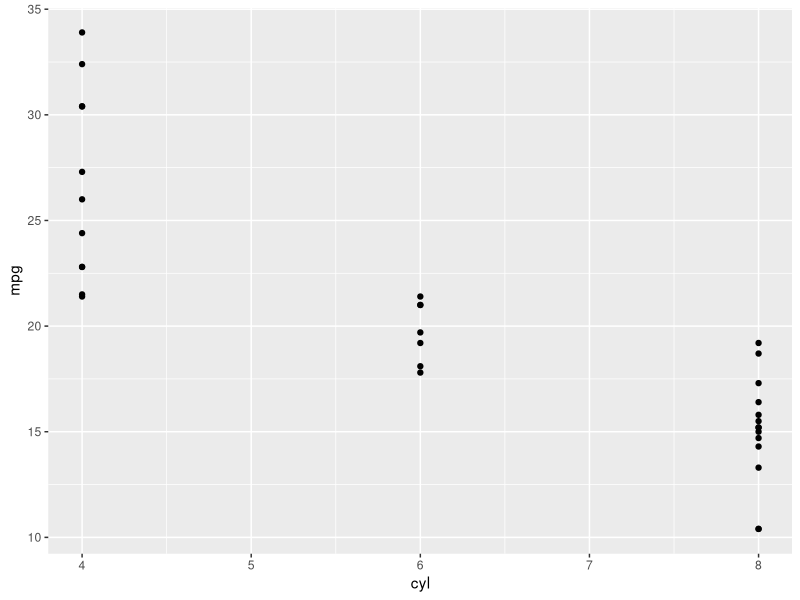
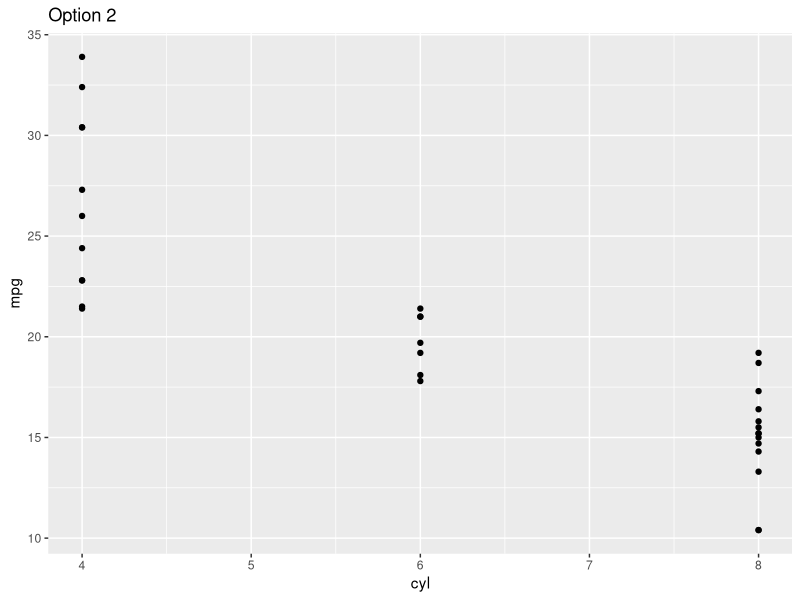
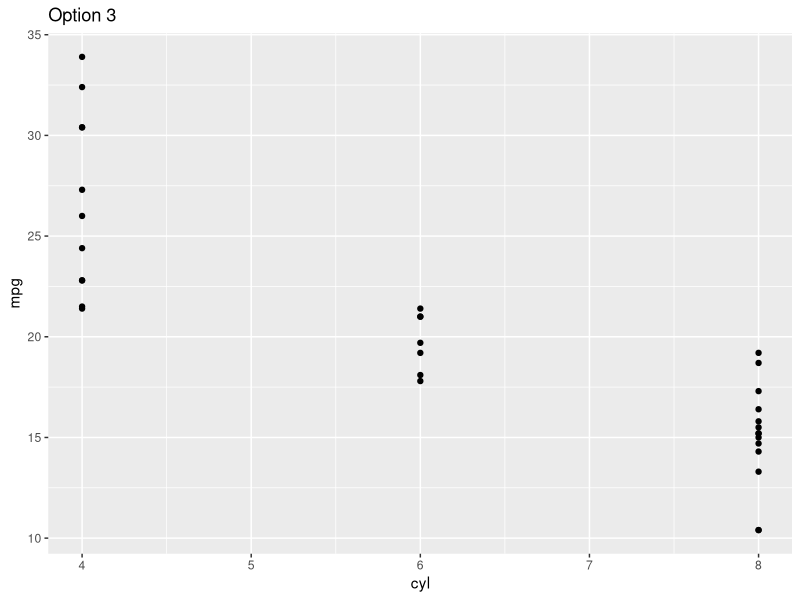
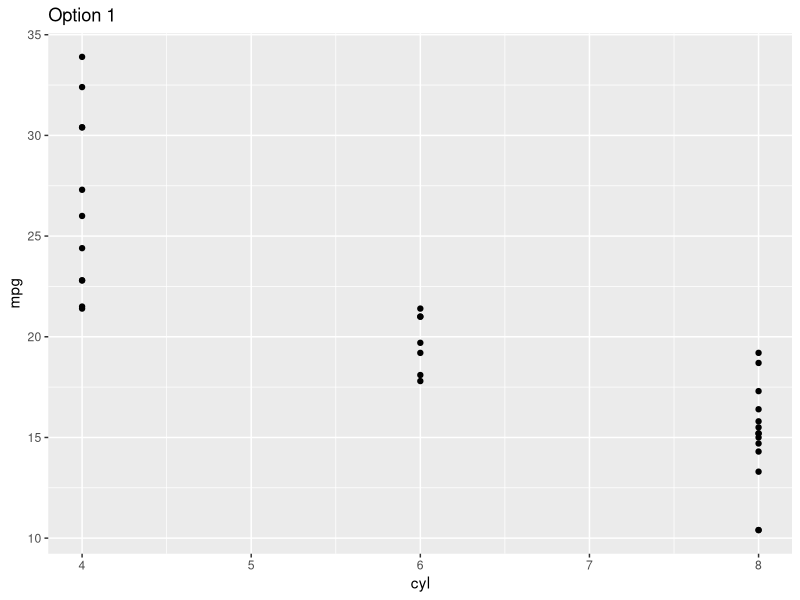
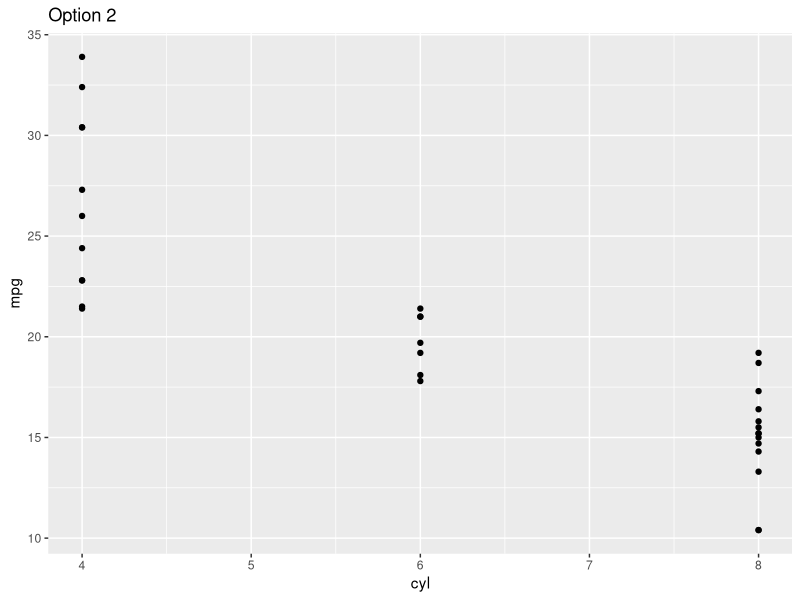
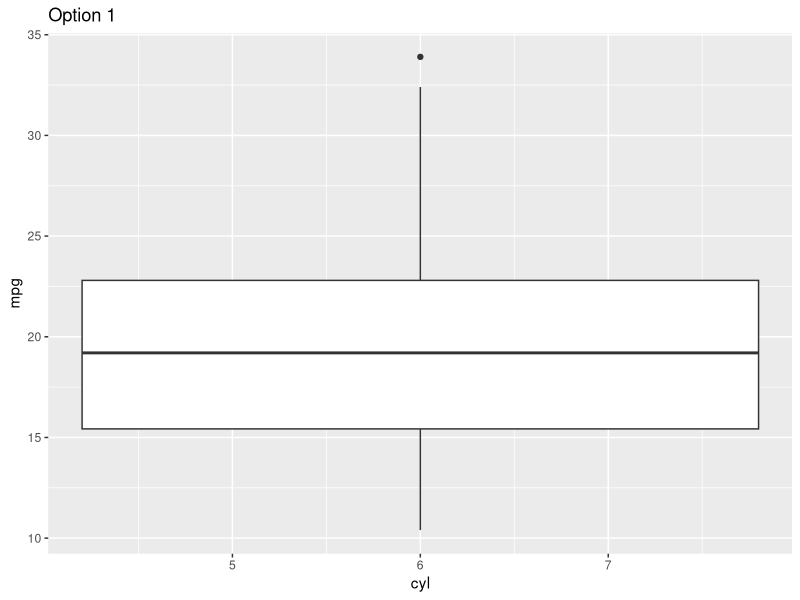
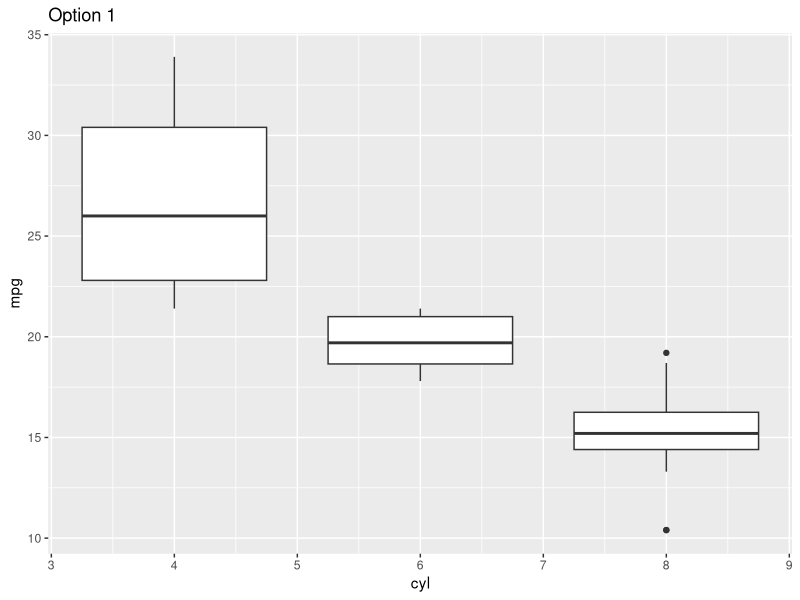
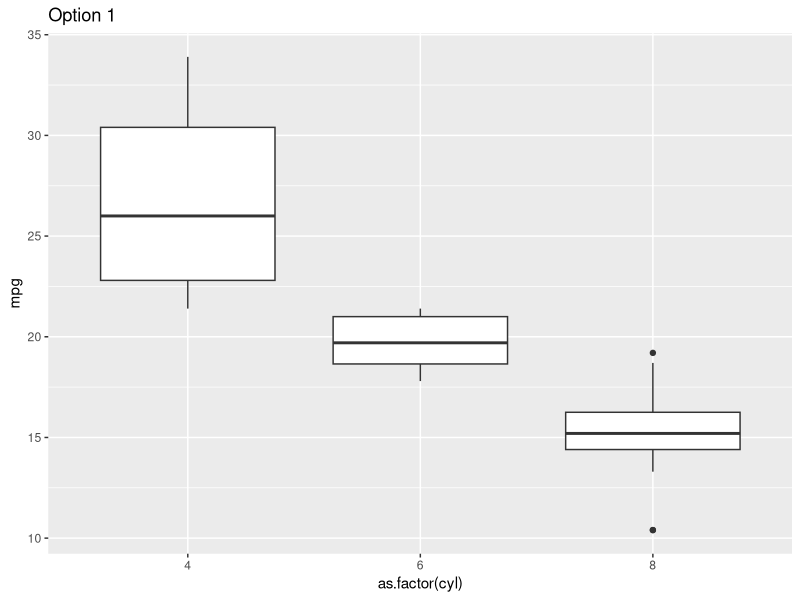

Reproduce these figures in R, in order. (Note: this script raises an error after producing the figures.)
###  Basic Data Visualization using ggplot2
### Author: Bernhard Scheliga
### Date: 09/12/2021


### all material linked below was accessed: 09/12/2021


### loading ggplot2 directly
library(ggplot2)

### Loading ggplot2 indirectly through tidyverse
library(tidyverse)

### loading data set
df_cars <- mtcars
 head(df_cars)

##### Basic ggplot syntax
#### Declaring or defining which data is used

#Note: 3 ways to do this, yielding the same result 

### Option 1
ggplot(df_cars)+geom_point(aes(cyl,mpg))# Data set defined "globally", Variable defined "locally"
### Option 2
ggplot(df_cars, aes(cyl,mpg)) + geom_point() + ggtitle("Option 2")# Data set and variables defined "globally" 

### Option 3
ggplot() + geom_point(aes(cyl,mpg),df_cars) +ggtitle("Option 3")# Data set and variables defined "locally"

# I would choose either option 2  or option 1


### difference between Option 1 & 2

## Option 1 Data set global & Var local

### Scatterplot

# link: https://ggplot2.tidyverse.org/reference/geom_point.html

## Option 1 Data set global & Var local
ggplot(df_cars)+geom_point(aes(cyl,mpg))+ggtitle("Option 1")

## Option 2: Data set & Var global
ggplot(df_cars, aes(cyl,mpg))+geom_point() +ggtitle("Option 2")


### Boxplot
# link: http://www.sthda.com/english/wiki/ggplot2-box-plot-quick-start-guide-r-software-and-data-visualization

## Option 1 Data set global & Var local
ggplot(df_cars)+geom_boxplot(aes(cyl,mpg))+ggtitle("Option 1")
## Note ggplot does not know, you want cylinders separate

# use either group
ggplot(df_cars)+geom_boxplot(aes(cyl,mpg, group=cyl))+ggtitle("Option 1")
# or define cyl as factor
ggplot(df_cars)+geom_boxplot(aes(as.factor(cyl),mpg))+ggtitle("Option 1")


## Option 2: Data set & Var global
ggplot(df_cars, aes(cyl,mpg))+geom_boxplot()+ggtitle("Option 2 - No Group")
ggplot(df_cars, aes(cyl,hp))+geom_boxplot(aes(group=cyl))+ggtitle("Option 2 - Group")

# Violin
ggplot(df_cars, aes(cyl,mpg))+
  geom_violin(aes(group=cyl))+
  geom_point()+
  ggtitle("Option 2 - Violin + point")

# Violin
ggplot(df_cars, aes(cyl,mpg))+
  geom_violin(aes(group=cyl))+
  geom_jitter()+
  ggtitle("Option 2 - Violin + Jitter")

## line plot 
## Option 1 Data set global & Var local
ggplot(df_cars)+geom_line(aes(cyl,mpg))+ggtitle("Option 1")
## Option 2: Data set & Var global
ggplot(df_cars, aes(cyl,mpg))+geom_line() +ggtitle("Option 2")
## if it looks funny, try grouping or as.factor
ggplot(df_cars, aes(cyl,mpg))+geom_line(aes(group=cyl))+ggtitle("Option 2")

ggplot(df_cars, aes(cyl,mpg))+
  geom_line(aes(group=cyl))+
  geom_point()+
  ggtitle("Option 2")

# plotting order
#Note: You can save the plot as object in the Global Environment
ggplot(df_cars, aes(cyl,mpg))+geom_line()

#adding Points
ggplot(df_cars, aes(cyl,mpg))+geom_line()+
  geom_point()

# adding boxplot
ggplot(df_cars, aes(cyl,mpg))+geom_line()+
  geom_point()+
  geom_boxplot()

# Rearranging plotting order (aka "layers", I think)
ggplot(df_cars, aes(cyl,mpg))+
  geom_boxplot()+
  geom_line()+
  geom_point(aes(colour="blue"))
# that is not blue

ggplot(df_cars, aes(cyl,mpg))+
  geom_boxplot()+
  geom_line()+
  geom_point(colour="blue")


### aesthetic aes()
#source: https://ggplot2.tidyverse.org/reference/geom_point.html

#Note you can save your plot as an object
p <- ggplot(mtcars, aes(wt, mpg))
p + geom_point()
# Add aesthetic mappings
p + geom_point(aes(colour = factor(cyl)))
p + geom_point(aes(shape = factor(cyl)))
# A "bubblechart":
p + geom_point(aes(size = qsec))

# Set aesthetics to fixed value
ggplot(mtcars, aes(wt, mpg)) + geom_point(colour = "darkred", size = 3)


# Varying alpha (transparency) is useful for large datasets
d <- ggplot(diamonds, aes(carat, price))
d + geom_point()

d + geom_point(alpha = 1/10)

d + geom_point(alpha = 1/100)

#For shapes that have a border (like 21), you can colour the inside and
# outside separately
ggplot(mtcars, aes(wt, mpg)) +
  geom_point(shape = 21, colour = "black", fill = "red", size = 5, stroke = 1)



p <- ggplot(mtcars, aes(mpg, wt, shape = factor(cyl)))

p + geom_point(colour = "black", size = 4.5) +
  geom_point(colour = "pink", size = 4) +
  geom_point(aes(shape = factor(cyl)))

# save in a new object
p2<- p + geom_point(colour = "black", size = 4.5) +
  geom_point(colour = "pink", size = 4) +
  geom_point(aes(shape = factor(cyl)))

# Colour or Fill based on value

set.seed(366) # need to run that before, so we always get the same random numbers
df_temp <- data.frame(Date = seq.Date(as.Date("2020/01/01"),as.Date("2020/12/31"),by="1 day"), Temp_C = round(runif(366,min= -20,max= 35),2))

# Fill
ggplot(df_temp)+
  geom_area(aes(x=Date, y=ifelse(Temp_C<0, Temp_C,0)), fill="darkblue", alpha = 0.7) +
  geom_area(aes(x=Date, y=ifelse(Temp_C>0, Temp_C, 0)), fill="darkgreen", alpha = 0.7)+
  geom_hline(yintercept=0, linetype="dashed")+
  ylab("Daily random Temperatur")+xlab("")+
  theme(axis.text.x = element_text(angle = 90, vjust = 0.5, hjust=1))+
  scale_x_date(date_labels = "%b-%Y", date_breaks = "month")+
  ggtitle("Daily random Temperatur in 2020 - geom_area")

# Colour
ggplot(df_temp)+
  geom_line(aes(x=Date, y=ifelse(Temp_C<0, Temp_C,0)), colour="darkblue", alpha = 0.7) +
  geom_line(aes(x=Date, y=ifelse(Temp_C>0, Temp_C, 0)), colour="darkgreen", alpha = 0.7)+
  geom_hline(yintercept=0, linetype="dashed")+
  ylab("Daily random Temperatur")+xlab("")+
  theme(axis.text.x = element_text(angle = 90, vjust = 0.5, hjust=1))+
  scale_x_date(date_labels = "%b-%Y", date_breaks = "month")+
  ggtitle("Daily random Temperatur in 2020 - geom_line")




####### Themes
#     https://ggplot2.tidyverse.org/reference/ggtheme.html
#     https://ggplot2.tidyverse.org/reference/theme_get.html
library(ggthemes)

theme_set(theme_classic())
# Use theme_set() to completely override the current theme.
p2
theme_set(theme_bw())
p2
theme_set(theme_minimal())
p2
theme_set(theme_dark())
p2
theme_set(theme_bw())
p2

##### Making a plot look nice
# https://ggplot2.tidyverse.org/reference/ggtheme.html


########## Labels 

mtcars2 <- within(mtcars, {
  vs <- factor(vs, labels = c("V-shaped", "Straight"))
  am <- factor(am, labels = c("Automatic", "Manual"))
  cyl  <- factor(cyl)
  gear <- factor(gear)
})


ggplot(mtcars2) +
  geom_point(aes(x = wt, y = mpg, colour = gear))



p1 <- ggplot(mtcars2) +
  geom_point(aes(x = wt, y = mpg, colour = gear)) +
  labs(title = "Fuel economy declines as weight increases",
       subtitle = "(1973-74)",
       caption = "Data from the 1974 Motor Trend US magazine.",
       tag = "Figure 1",
       x = "Weight (1000 lbs)",
       y = "Fuel economy (mpg)",
       colour = "Gears")

# colour and fill

p1 + facet_grid(vs ~ am)

### Special Character in labels



#https://rstudio-pubs-static.s3.amazonaws.com/136237_170402e5f0b54561bf7605bdea98267a.html

#qplot() quick plot
qplot(1,1) + labs(x = expression(paste("NO"[3]^-{}, " (mgN/L)")),
                  y = expression(paste(delta^{15}, " N-NO"[3]^-{}, "(vs air)")))


# Superscript, subscript, isotopes in facets
qplot(wt, mpg, data = mtcars) + facet_grid(. ~ cyl)
# adding a new column to dataset for the new labels
mtcars$cyl2 <- factor(mtcars$cyl, labels = c("delta^{15}*N-NO[3]^-{}", "NO[3]^-{}", "sqrt(x,y)"))
qplot(wt, mpg, data = mtcars) + facet_grid(. ~ cyl2)

# to render these the way we want, we use labeller = label_parsed because we want to parse
qplot(wt, mpg, data = mtcars) + facet_grid(. ~ cyl2,
                                           labeller = label_parsed)


####  Annotate

qplot(c(1,50), c(1,50)) + # Two Point one at 1,1 & one at 50,50
  annotate("text", x = 15, y = 25, parse = TRUE, label = as.character(expression(delta^{15}*"N-NO"[3]^-{}*" (‰ vs air)"))) +
  annotate("text", x = 20, y = 35, size = 7, parse = TRUE, label = as.character(expression(paste(H[2],PO[4]^"-"))))



####### tick mark and labels
#source http://www.sthda.com/english/wiki/ggplot2-axis-ticks-a-guide-to-customize-tick-marks-and-labels




# Convert dose column from numeric to factor variable. It makes plotting easier
ToothGrowth$dose <- as.factor(ToothGrowth$dose)
p <- ggplot(ToothGrowth, aes(x=dose, y=len)) + geom_boxplot()
p

# Change the appearance and the orientation angle
# of axis tick labels
p <- p + theme(axis.text.x = element_text(face="bold", color="#993333", 
                                          size=14, angle=45),
               axis.text.y = element_text(face="bold", color="#993333", 
                                          size=14, angle=45))

# Hide x an y axis tick mark labels
p + theme(
  axis.text.x = element_blank(),
  axis.text.y = element_blank())
# Remove axis ticks and tick mark labels
p + theme(
  axis.text.x = element_blank(),
  axis.text.y = element_blank(),
  axis.ticks = element_blank())

# Change the line type and color of axis lines
p + theme( axis.line = element_line(colour = "red", 
                                    size = 1, linetype = "dashed"))

#### Set axis ticks for discrete and continuous axes
# default plot
p
# Change the order of items
# Change the x axis name
p + scale_x_discrete(name ="Dose (mg)", 
                     limits=c("2","1","0.5"))

##### Dual axis Plot
# run code from dual_axis_plot.R

p1 <- ggplot(df_cars, aes(cyl,mpg))+geom_boxplot(aes(group=cyl), fill="blue", alpha=0.5)+ggtitle("Primary Plot")
p2 <- ggplot(df_cars, aes(cyl,hp))+geom_boxplot(aes(group=cyl), fill="green", alpha=0.5)+ggtitle("Secondary Plot")


library(grid)
library(gtable)
ggplot_dual_axis_fixed.margin(p1,p2,"y")



### Legends
# https://www.r-graph-gallery.com/239-custom-layout-legend-ggplot2.html
